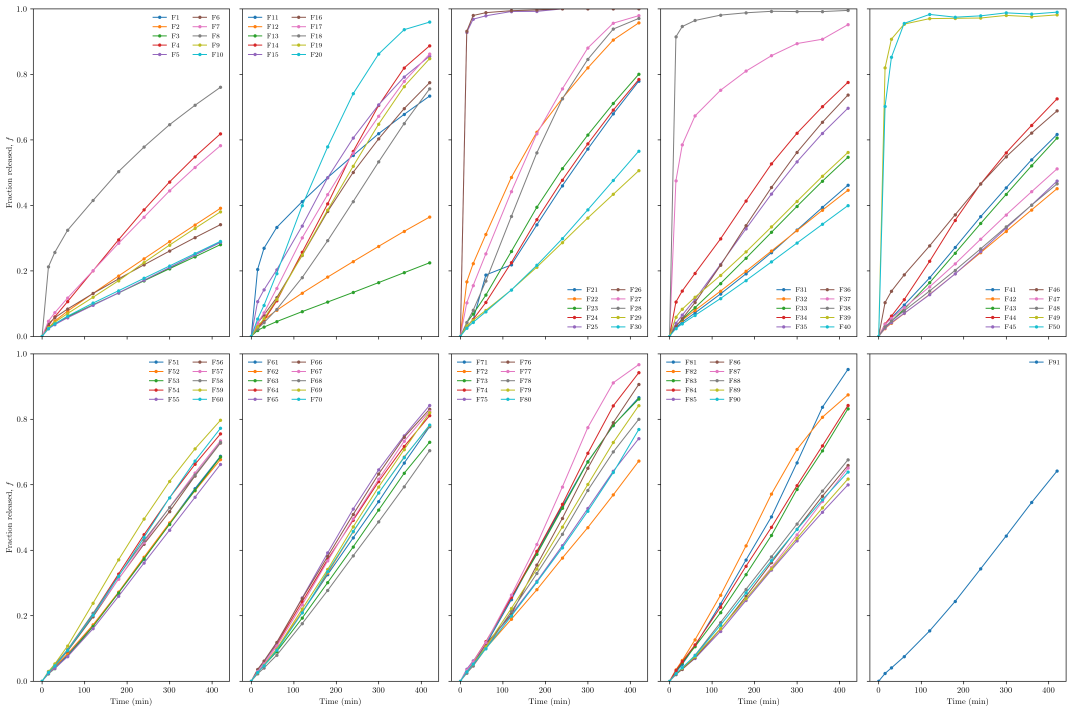
#> input picture Dissolution_Modeling/souza2025_dissolution.png, 5360 x 3560 px (shown at 1/5 size)
$ python justified_gallery_plot.py ../Dissolution_Modeling
#> lines starting #> are read from the running program, lines starting #| are printed output that depends on the picture
import argparse
import random
from dataclasses import dataclass
from pathlib import Path
from typing import List, Tuple

from PIL import Image, ImageOps

"""
No-crop, variable-size photo mosaic (justified layout) into a fixed 3:2 canvas,
with explicit outer margins on ALL sides.

Key properties:
- NO crop, NO letterboxing: each tile has the same aspect ratio as its image.
- Variable-sized tiles (justified gallery layout).
- Packs into an inner rectangle (canvas minus margins), then offsets/centers.
- Pillow version compatible: works with older Pillow that lacks Image.Resampling.

Example (600 dpi, 0.2 inch margin, 18x12 inches):
  18*600 = 10800 px, 12*600 = 7200 px, margin = 0.2*600 = 120 px

  python mosaic_justified_margin.py /path/to/photos \
      --out poster_18x12_600dpi.tif \
      --width 10800 --height 7200 --dpi 600 --margin-in 0.2 --gap 30 --seed 7 --inner-align center
"""

try:
    RESAMPLE_LANCZOS = Image.Resampling.LANCZOS
except AttributeError:
    RESAMPLE_LANCZOS = Image.LANCZOS


@dataclass
class Item:
    path: Path
    r: float  # aspect ratio w/h


@dataclass
class Placed:
    path: Path
    x: int
    y: int
    w: int
    h: int


def list_images(folder: Path) -> List[Path]:
    exts = {".jpg", ".jpeg", ".png", ".tif", ".tiff", ".webp", ".bmp"}
    files = [p for p in folder.iterdir() if p.is_file() and p.suffix.lower() in exts]
    return sorted(files)


def read_aspect_ratio(path: Path) -> float:
    with Image.open(path) as im:
#> im is the input picture: PIL image 5360x3560 RGBA; mean R, G, B, A 247.6, 247.2, 246.6, 255
        im = ImageOps.exif_transpose(im)
        w, h = im.size
#> w = 5360; h = 3560
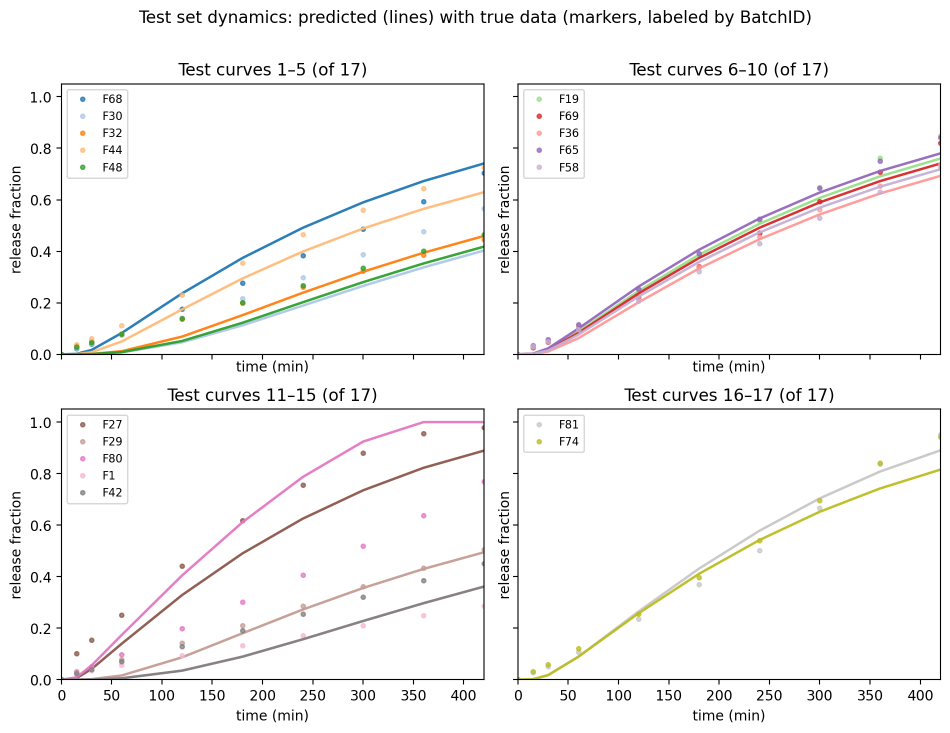
#> input picture Dissolution_Modeling/souza_best_test_curves.png, 1900 x 1466 px (shown at 1/2 size)
#> in read_aspect_ratio, im is the input picture: PIL image 1900x1466 RGBA; mean R, G, B, A 246.9, 246.2, 245.8, 255
    return w / max(1, h)


def layout_justified(
    items: List[Item],
    W: int,
    gap: int,
    target_row_h: float,
    justify_last_row: bool = True,
) -> Tuple[List[Placed], int]:
    """
    Build a justified layout inside width W.

    target_row_h controls row breaking; each justified row height is computed so
    the row fills W exactly (up to a rounding correction on the last tile).

    Returns:
      placed rects (inner coords)
      used_h: total packed height excluding trailing gap
    """
    placed: List[Placed] = []
    y = 0
    row: List[Item] = []
    row_sum_r = 0.0

    def flush_row(is_last: bool) -> None:
        nonlocal y, row, row_sum_r, placed
        if not row:
            return

        gaps_total = gap * (len(row) - 1)
        avail_w = W - gaps_total
        if avail_w <= 1:
            return

        if is_last and not justify_last_row:
            # Ragged last row: keep target height
            h = max(1, int(round(target_row_h)))
            widths = [max(1, int(round(it.r * h))) for it in row]
            # If it doesn't fit, shrink to fit
            total_w = sum(widths)
            if total_w > avail_w:
                h = max(1, int(round(avail_w / max(1e-9, row_sum_r))))
                widths = [max(1, int(round(it.r * h))) for it in row]
        else:
            # Justified: choose h so widths fill avail_w
            h = max(1, int(round(avail_w / max(1e-9, row_sum_r))))
            widths = [max(1, int(round(it.r * h))) for it in row]

            # Rounding correction: force exact width fill
            total_w = sum(widths)
            delta = avail_w - total_w
            widths[-1] = max(1, widths[-1] + delta)

        x = 0
        for it, w in zip(row, widths):
            placed.append(Placed(it.path, x, y, w, h))
            x += w + gap

        y += h + gap
        row.clear()
        row_sum_r = 0.0

    # Build rows
    for it in items:
        row.append(it)
        row_sum_r += it.r

        gaps_total = gap * (len(row) - 1)
        predicted_w = row_sum_r * target_row_h + gaps_total
        if predicted_w >= W:
            flush_row(is_last=False)

    flush_row(is_last=True)

    used_h = max(0, y - gap)
    return placed, used_h


def solve_layout_to_fit(
    items: List[Item],
    W: int,
    H: int,
    gap: int,
    justify_last_row: bool,
    samples: int = 140,
) -> Tuple[List[Placed], int, float]:
    """
    Robust solver: try many target row heights and pick the best layout that FITS.

    Priority:
      1) Choose layout with used_h <= H and minimal slack (H-used_h).
      2) If none fit, choose layout with minimal overflow (used_h-H).

    Returns: (placed, used_h, chosen_target_row_h)
    """
#> called with W = 5760, H = 8760, gap = 30, justify_last_row = True, samples = 140
    if not items:
        return [], 0, 0.0

    # Reasonable target row height range:
    # lower bound: small but not absurd (affects row breaks)
    # upper bound: at most H (one very tall row)
    min_h = max(20.0, H / 40.0)          # heuristic
    max_h = float(max(40, H))            # allow big
    if min_h >= max_h:
        min_h = 20.0
        max_h = float(max(40, H))

    # Use geometric spacing to cover range well
    def geom_space(a: float, b: float, n: int) -> List[float]:
        if n <= 1:
            return [a]
        ratio = (b / a) ** (1.0 / (n - 1))
        vals = [a * (ratio ** i) for i in range(n)]
        return vals

    candidates = geom_space(min_h, max_h, samples)

    best_fit: Optional[Tuple[List[Placed], int, float, int]] = None   # slack
    best_over: Optional[Tuple[List[Placed], int, float, int]] = None  # overflow

    for t in candidates:
        placed, used_h = layout_justified(items, W, gap, t, justify_last_row=justify_last_row)

        if used_h <= H:
            slack = H - used_h
            if best_fit is None or slack < best_fit[3]:
                best_fit = (placed, used_h, t, slack)
        else:
            overflow = used_h - H
            if best_over is None or overflow < best_over[3]:
                best_over = (placed, used_h, t, overflow)

    if best_fit is not None:
        placed, used_h, t, _ = best_fit
#> used_h = 8300; t = 3847.8
        return placed, used_h, t

    # Fallback: nothing fit (rare unless N is huge / gap too big / constraints too tight)
    placed, used_h, t, _ = best_over
    return placed, used_h, t


def render(
    placed: List[Placed],
    out_path: Path,
    W: int,
    H: int,
    bg: Tuple[int, int, int],
    dpi: int,
) -> None:
    canvas = Image.new("RGB", (W, H), color=bg)

    for p in placed:
        with Image.open(p.path) as im:
            im = ImageOps.exif_transpose(im).convert("RGB")
            tile = im.resize((p.w, p.h), resample=RESAMPLE_LANCZOS)  # exact resize, no crop
            canvas.paste(tile, (p.x, p.y))

    out_path.parent.mkdir(parents=True, exist_ok=True)
    ext = out_path.suffix.lower()
    if ext in {".jpg", ".jpeg"}:
        canvas.save(out_path, quality=95, subsampling=0, optimize=True, dpi=(dpi, dpi))
    elif ext in {".tif", ".tiff"}:
        canvas.save(out_path, compression="tiff_lzw", dpi=(dpi, dpi))
    else:
        canvas.save(out_path, dpi=(dpi, dpi))


def parse_args():
    ap = argparse.ArgumentParser(description="No-crop justified-gallery mosaic with margins + alignment.")
    ap.add_argument("folder", type=str, help="Folder containing images")
    ap.add_argument("--out", type=str, default="poster.tif", help="Output file (tif/png/jpg)")
    ap.add_argument("--width", type=int, default=6000, help="Canvas width in px")
    ap.add_argument("--height", type=int, default=9000, help="Canvas height in px")
    ap.add_argument("--gap", type=int, default=30, help="Gap between images in px")
    ap.add_argument("--dpi", type=int, default=600, help="DPI metadata for printing")
    ap.add_argument("--bg", type=str, default="255,255,255", help="Background RGB, e.g. 255,255,255")
    ap.add_argument("--seed", type=int, default=0, help="Shuffle seed (0 keeps sorted order)")
    ap.add_argument("--limit", type=int, default=None, help="Use only first N images (after sorting)")

    ap.add_argument("--margin-in", type=float, default=0.2, help="Outer margin in inches (default 0.2)")
    ap.add_argument("--margin-px", type=int, default=None, help="Override outer margin in pixels")

    ap.add_argument(
        "--inner-align",
        choices=["top", "center", "bottom"],
        default="center",
        help="How to place the collage inside the inner rectangle (default: center).",
    )

    ap.add_argument(
        "--no-justify-last-row",
        action="store_true",
        help="Do not force last row to fill width (usually leave OFF for strict filling).",
    )

    ap.add_argument(
        "--samples",
        type=int,
        default=140,
        help="How many candidate target row heights to try (higher = more robust, slower).",
    )

    return ap.parse_args()


def main():
    args = parse_args()
    folder = Path(args.folder)
    if not folder.exists():
        raise FileNotFoundError(f"Folder not found: {folder}")

    bg = tuple(int(x) for x in args.bg.split(","))
    if len(bg) != 3:
        raise ValueError("--bg must be like 255,255,255")

    margin_px = args.margin_px if args.margin_px is not None else int(round(args.margin_in * args.dpi))
    margin_px = max(0, margin_px)

    inner_W = args.width - 2 * margin_px
    inner_H = args.height - 2 * margin_px
    if inner_W <= 0 or inner_H <= 0:
        raise ValueError("Margin too large for the chosen canvas size.")

    paths = list_images(folder)
    if args.limit is not None:
        paths = paths[: args.limit]
    if not paths:
        raise ValueError("No images found in folder.")

    items = [Item(p, read_aspect_ratio(p)) for p in paths]
    if args.seed != 0:
        rng = random.Random(args.seed)
        rng.shuffle(items)

    placed_inner, used_h, chosen_t = solve_layout_to_fit(
        items,
        W=inner_W,
        H=inner_H,
        gap=args.gap,
        justify_last_row=not args.no_justify_last_row,
        samples=args.samples,
    )
#> used_h = 8300; chosen_t = 3847.8

    # Slack is guaranteed >= 0 if we found a fitting layout
    slack = inner_H - used_h
#> slack = 460
    if slack < 0:
        # This can only happen if no candidate fit; we'll pin to top to avoid violating margins.
        slack = 0

    if args.inner_align == "top":
        y_in = 0
    elif args.inner_align == "bottom":
        y_in = slack
    else:  # center
        y_in = slack // 2
#> y_in = 230

    x_offset = margin_px
    y_offset = margin_px + y_in
#> y_offset = 350

    placed: List[Placed] = []
    for p in placed_inner:
        placed.append(Placed(p.path, p.x + x_offset, p.y + y_offset, p.w, p.h))

    render(
        placed=placed,
        out_path=Path(args.out),
        W=args.width,
        H=args.height,
        bg=bg,
        dpi=args.dpi,
    )
#> in render, `canvas = Image.new("RGB", (W, H), color=bg)`: canvas: PIL image 6000x9000 RGB; every value is 255
#> in render, `canvas.paste(tile, (p.x, p.y))`:
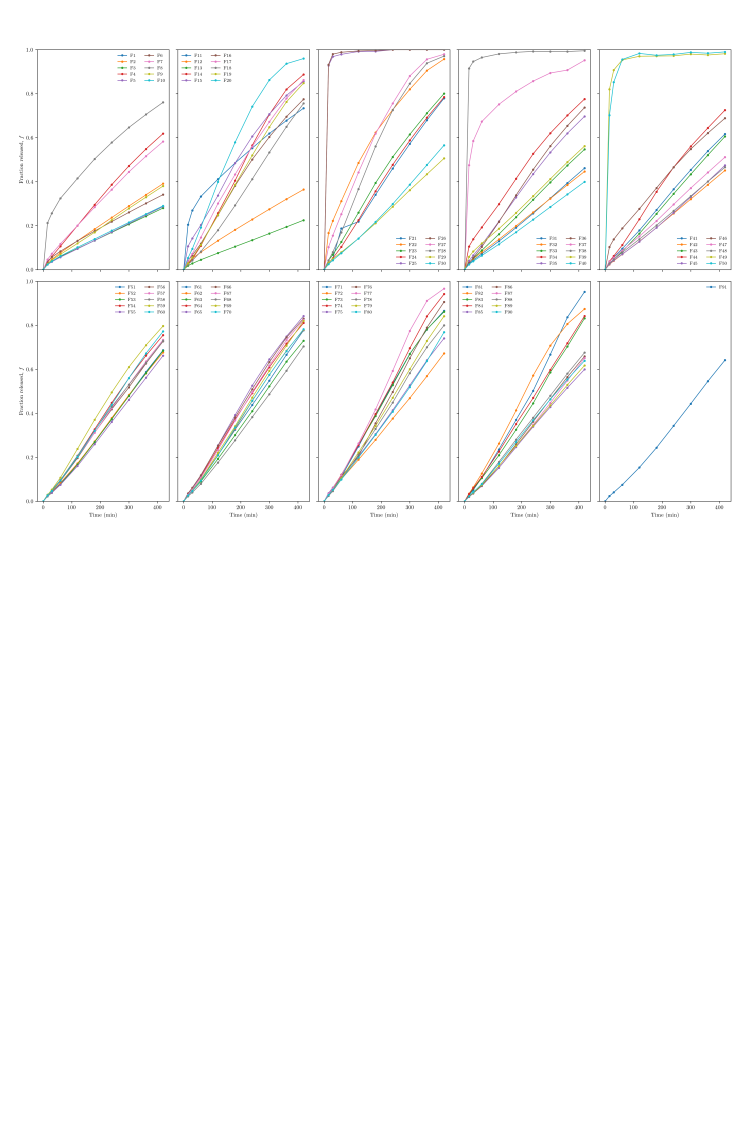
#> canvas: PIL image 6000x9000 RGB (shown at 1/8 size); mean R, G, B 252, 251.8, 251.6

    print(f"Saved: {args.out}")
    print(f"- Canvas: {args.width} x {args.height} px")
    print(f"- DPI: {args.dpi}")
    print(f"- Margin: {margin_px}px ({margin_px / args.dpi:.4f} in)")
    print(f"- Inner: {inner_W} x {inner_H} px")
    print(f"- Used inner height: ~{used_h}px (slack {inner_H - used_h}px)")
#| - Used inner height: ~8300px (slack 460px)
    print(f"- Gap: {args.gap}px")
    print(f"- Images (input): {len(items)}")
#| - Images (input): 2
    print(f"- Inner align: {args.inner_align}")
    print(f"- Justify last row: {not args.no_justify_last_row}")
    print(f"- Chosen target_row_h (heuristic): {chosen_t:.2f}")
#| - Chosen target_row_h (heuristic): 3847.78
    print(f"- Samples tried: {args.samples}")


if __name__ == "__main__":
    main()
